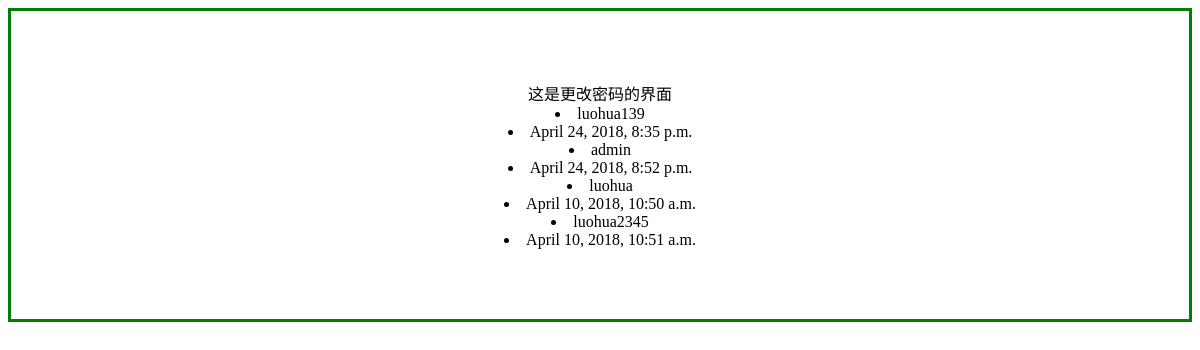
The app's page /learn/changpass/, older data.
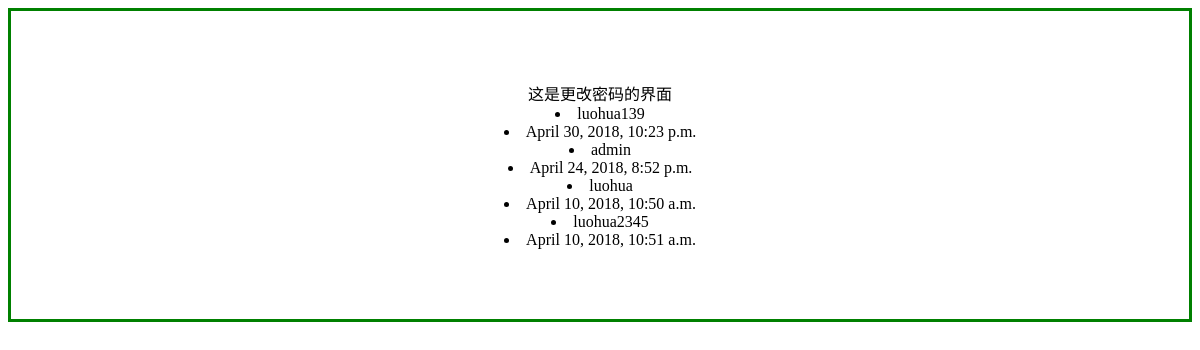
The same page, newer data.
### learn/models.py (models this page shows)
class User(models.Model):
    TYPE_CHIOCE = (
     ('0','commuser'),
     ('1','admin'),
     ('2','superadmin'),
    )
    username = models.CharField(max_length=30)
    password = models.CharField(max_length=50)
    last_login = models.DateTimeField(blank=True)
    user_priority=models.IntegerField(default=0)
    email = models.CharField(max_length=64,default='000')
    def __unicode__(self):
        return self.username

### learn/views.py (the view)
def changpass(request):
   users = User.objects.all()
   for u in (users):
    print (u)
    return render(request,"changpass.html",{'users':users})

### learn/templates/changpass.html (shortened to what this page needs)
<!DOCTYPE html>
<html>
<head lang="en">
</head>
<body>
<div class="center">
    这是更改密码的界面
    {% for user in users %}
        <li>{{ user.username}}</li>
        <li>{{ user.last_login}}</li>
    {% endfor %}
    </div>
</body>
</html>

Row changes from the older to the newer data that the page shows:
changed User "luohua139": last_login "April 24, 2018, 8:35 p.m." → "April 30, 2018, 10:23 p.m."
